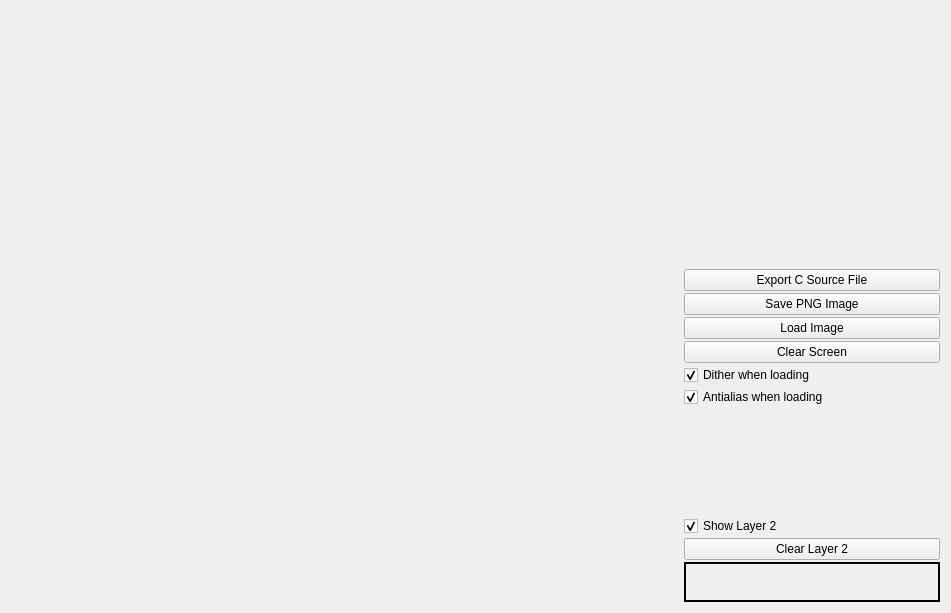
<?xml version="1.0" encoding="UTF-8"?>
<ui version="4.0">
 <class>DispEditor</class>
 <widget class="QWidget" name="DispEditor">
  <property name="geometry">
   <rect>
    <x>0</x>
    <y>0</y>
    <width>951</width>
    <height>613</height>
   </rect>
  </property>
  <property name="windowTitle">
   <string>Form</string>
  </property>
  <layout class="QHBoxLayout" name="horizontalLayout">
   <item>
    <layout class="QVBoxLayout" name="verticalLayout_2">
     <item>
      <widget class="DisplayEdit" name="displayEdit" native="true">
       <property name="sizePolicy">
        <sizepolicy hsizetype="MinimumExpanding" vsizetype="MinimumExpanding">
         <horstretch>0</horstretch>
         <verstretch>0</verstretch>
        </sizepolicy>
       </property>
      </widget>
     </item>
     <item>
      <widget class="QWidget" name="colorWidget" native="true"/>
     </item>
    </layout>
   </item>
   <item>
    <layout class="QVBoxLayout" name="verticalLayout">
     <property name="spacing">
      <number>2</number>
     </property>
     <item>
      <widget class="ImageWidget" name="imageWidget" native="true">
       <property name="sizePolicy">
        <sizepolicy hsizetype="Fixed" vsizetype="Fixed">
         <horstretch>0</horstretch>
         <verstretch>0</verstretch>
        </sizepolicy>
       </property>
       <property name="minimumSize">
        <size>
         <width>256</width>
         <height>256</height>
        </size>
       </property>
       <property name="maximumSize">
        <size>
         <width>256</width>
         <height>256</height>
        </size>
       </property>
      </widget>
     </item>
     <item>
      <widget class="QPushButton" name="saveCButton">
       <property name="text">
        <string>Export C Source File</string>
       </property>
      </widget>
     </item>
     <item>
      <widget class="QPushButton" name="savePngButton">
       <property name="toolTip">
        <string>Save image, as seen above, to PNG file.</string>
       </property>
       <property name="text">
        <string>Save PNG Image</string>
       </property>
      </widget>
     </item>
     <item>
      <widget class="QPushButton" name="loadPngButton">
       <property name="toolTip">
        <string/>
       </property>
       <property name="text">
        <string>Load Image</string>
       </property>
      </widget>
     </item>
     <item>
      <widget class="QPushButton" name="clearButton">
       <property name="text">
        <string>Clear Screen</string>
       </property>
      </widget>
     </item>
     <item>
      <widget class="QCheckBox" name="ditherBox">
       <property name="text">
        <string>Dither when loading</string>
       </property>
       <property name="checked">
        <bool>true</bool>
       </property>
      </widget>
     </item>
     <item>
      <widget class="QCheckBox" name="antialiasBox">
       <property name="text">
        <string>Antialias when loading</string>
       </property>
       <property name="checked">
        <bool>true</bool>
       </property>
      </widget>
     </item>
     <item>
      <spacer name="verticalSpacer">
       <property name="orientation">
        <enum>Qt::Vertical</enum>
       </property>
       <property name="sizeHint" stdset="0">
        <size>
         <width>20</width>
         <height>40</height>
        </size>
       </property>
      </spacer>
     </item>
     <item>
      <widget class="QCheckBox" name="showLayer2Box">
       <property name="toolTip">
        <string/>
       </property>
       <property name="text">
        <string>Show Layer 2</string>
       </property>
       <property name="checked">
        <bool>true</bool>
       </property>
      </widget>
     </item>
     <item>
      <widget class="QPushButton" name="clearLayer2Button">
       <property name="text">
        <string>Clear Layer 2</string>
       </property>
      </widget>
     </item>
     <item>
      <widget class="QLabel" name="ColorNowLabel">
       <property name="minimumSize">
        <size>
         <width>0</width>
         <height>40</height>
        </size>
       </property>
       <property name="frameShape">
        <enum>QFrame::Box</enum>
       </property>
       <property name="frameShadow">
        <enum>QFrame::Plain</enum>
       </property>
       <property name="lineWidth">
        <number>2</number>
       </property>
       <property name="text">
        <string/>
       </property>
       <property name="scaledContents">
        <bool>true</bool>
       </property>
      </widget>
     </item>
    </layout>
   </item>
  </layout>
 </widget>
 <customwidgets>
  <customwidget>
   <class>DisplayEdit</class>
   <extends>QWidget</extends>
   <header>displayedit.h</header>
   <container>1</container>
  </customwidget>
  <customwidget>
   <class>ImageWidget</class>
   <extends>QWidget</extends>
   <header>imagewidget.h</header>
   <container>1</container>
  </customwidget>
 </customwidgets>
 <resources/>
 <connections/>
</ui>
